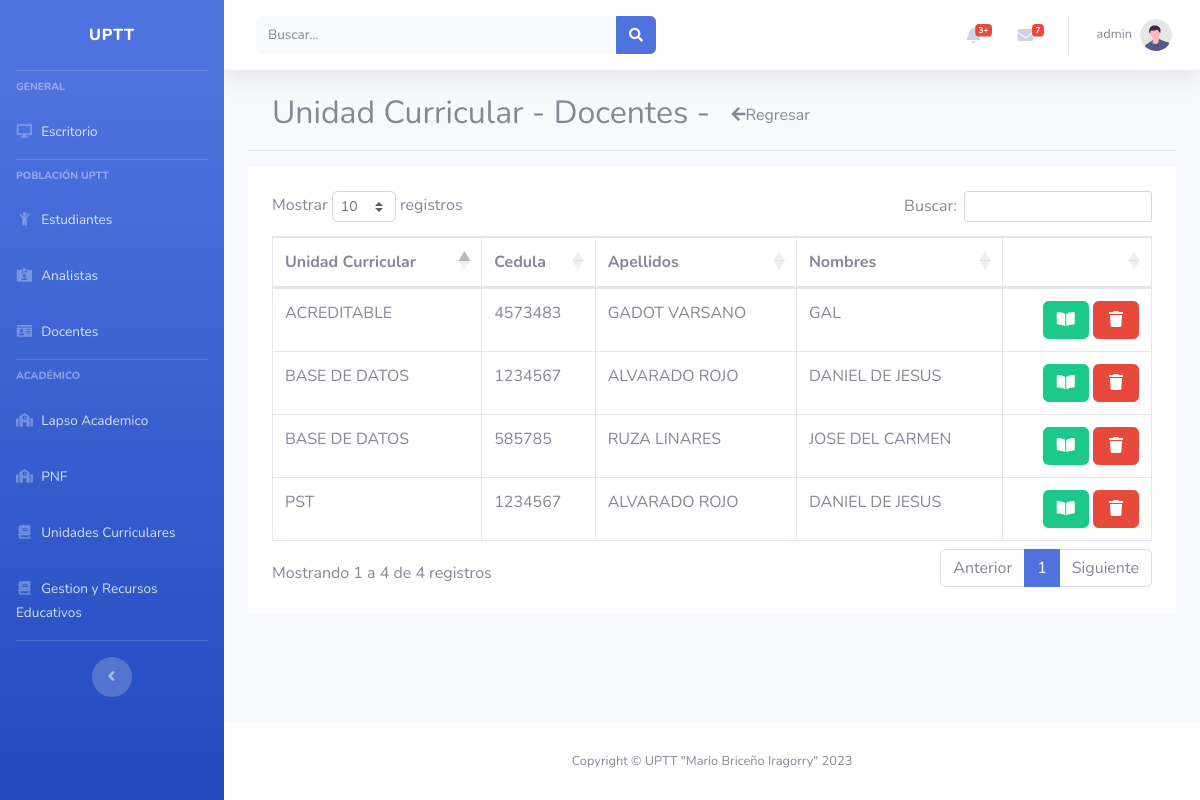
Screenshot of /?route=subjectsTeachers&method=index (signed in) with the database file from the repository.
### tables this page shows
CREATE TABLE `unidad_curricular_has_docentes` (
  `r_id` int(11) NOT NULL,
  `unidad_curricular_id` int(11) DEFAULT NULL,
  `docentes_id` int(11) DEFAULT NULL
);

CREATE TABLE `unidad_curricular` (
  `id` int(11) NOT NULL,
  `descripcion` varchar(255) DEFAULT NULL
);

CREATE TABLE `docentes` (
  `id` int(11) NOT NULL,
  `codigo` varchar(255) DEFAULT NULL,
  `cedula` varchar(255) DEFAULT NULL,
  `apellidos` varchar(255) DEFAULT NULL,
  `nombres` varchar(255) DEFAULT NULL,
  `sexo_id` int(11) DEFAULT NULL,
  `fecha_nacimiento` varchar(255) DEFAULT NULL,
  `telefono_movil` varchar(255) DEFAULT NULL,
  `email` varchar(255) DEFAULT NULL,
  `linea_investigacion` varchar(255) DEFAULT NULL,
  `delegado_id` int(11) DEFAULT NULL,
  `cargo_coordinacion_id` int(11) DEFAULT NULL,
  `condicion_id` int(11) DEFAULT NULL,
  `dedicacion_id` int(11) DEFAULT NULL,
  `docente_categoria_id` int(11) DEFAULT NULL,
  `modalidad_id` int(11) DEFAULT NULL,
  `rol_id` int(11) DEFAULT NULL
);

### app/controllers/relations/teachers/subjectsTeachersController.php (called while the page is built, shortened)
<?php
require_once($_SERVER['DOCUMENT_ROOT']."/php/uptt-project/app/models/relations/teachers/subjectsTeachers.php");
class SubjectsTeachersController{
    private $model;
    public function __construct()
    {
        $this->model = new SubjectsTeachers();
    }
    public function index()
    {
        $rows = $this->model->get();
        include('app/views/subjects_folder/relations_teachers/index.php');
    }
}

### app/db/db.php (called while the page is built)
<?php
class BDConexion{
    private $host = "localhost";
    private $user = "root";
    private $pass = "";
    private $db = "uptt";
    public function __construct(){
        try {
            $pdo = new PDO("mysql:host=$this->host;dbname=$this->db", $this->user, $this->pass);
            $pdo->setAttribute(PDO::ATTR_ERRMODE, PDO::ERRMODE_EXCEPTION);
            return $pdo;
        } catch (PDOException $e) {
            echo "La conexión ha fallado: " . $e->getMessage();
        }
    }
}

### app/models/relations/teachers/subjectsTeachers.php (called while the page is built, shortened)
<?php
require_once($_SERVER['DOCUMENT_ROOT']."/php/uptt-project/app/db/db.php");
class SubjectsTeachers extends BDConexion{
    public $conn;
    public function __construct(){
        $this->conn = parent::__construct();
    }
    public function get(){
        $data = [];
        $sql = "SELECT * FROM unidad_curricular_has_docentes
        INNER JOIN docentes ON unidad_curricular_has_docentes.docentes_id=docentes.id
        INNER JOIN unidad_curricular ON unidad_curricular_has_docentes.unidad_curricular_id=unidad_curricular.id
        WHERE 1 ORDER BY r_id ASC";
        $pdo = $this->conn->prepare($sql);
        if($pdo->execute()){
            if($pdo->rowCount() > 0){
                while ($row = $pdo->fetch(PDO::FETCH_ASSOC)) {
                    $data[] = $row;
                }
            }
            return $data;
        }
    }
}

### app/views/subjects_folder/relations_teachers/index.php (the view, shortened to what this page needs)
<?php include($_SERVER['DOCUMENT_ROOT']."/php/uptt-project/app/views/partials/header.php");?>
<section class="container">
	<h2>Unidad Curricular - Docentes -
		<a href="?route=subjects&method=index" class="btn">
			<i class="fa fa-arrow-left"></i>Regresar</a>
	</h2>
</section>
<hr>
<section class="container p-4 bg-white">
	<table class="table table-bordered">
		<thead>
			<th>Unidad Curricular</th>
			<th>Cedula</th>
			<th>Apellidos</th>
			<th>Nombres</th>
			<th></th>
		</thead>
		<tbody id="tb-tables">
			<?php if (!empty($rows)){ ?>
			<?php 	foreach($rows as $key){ ?>
					<tr>
						<td><?php echo $key['descripcion']; ?></td>
						<td><?php echo $key['cedula']; ?></td>
						<td><?php echo $key['apellidos']; ?></td>
						<td><?php echo $key['nombres']; ?></td>
						<td class="text-right">
							<a href="?route=teachers&method=show&id=<?php echo $key['docentes_id']; ?>" class="btn btn-success"><i class="fas fa-fw fa-book-open"></i></a>
							<a href="?route=subjectsTeachers&method=destroy&id=<?php echo $key['r_id']; ?>" class="btn btn-danger"><i class="fas fa-fw fa-trash"></i></a>
						</td>
					</tr>
			<?php 	}?>
			<?php } ?>
		</tbody>
	</table>
</section>
<?php include($_SERVER['DOCUMENT_ROOT']."/php/uptt-project/app/views/partials/footer.php");?>

### rows the page displays
unidad_curricular_has_docentes: unidad_curricular.descripcion "ACREDITABLE", docentes.cedula "4573483", docentes.apellidos "GADOT VARSANO", docentes.nombres "GAL"
unidad_curricular_has_docentes: unidad_curricular.descripcion "PST", docentes.cedula "1234567", docentes.apellidos "ALVARADO ROJO", docentes.nombres "DANIEL DE JESUS"
unidad_curricular_has_docentes: unidad_curricular.descripcion "BASE DE DATOS", docentes.cedula "1234567", docentes.apellidos "ALVARADO ROJO", docentes.nombres "DANIEL DE JESUS"
unidad_curricular_has_docentes: unidad_curricular.descripcion "BASE DE DATOS", docentes.cedula "585785", docentes.apellidos "RUZA LINARES", docentes.nombres "JOSE DEL CARMEN"

### other values shown
$_SESSION['row_count_0']['username'] "admin"
